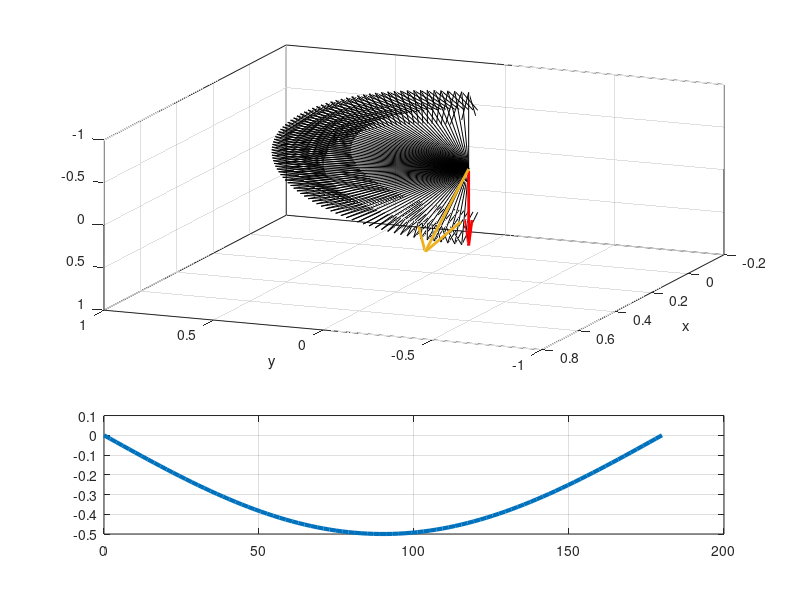

This figure's MATLAB source:
clear;
close all; clc;
SA = [1; 0; 0];

beta = deg2rad(-30);

SUN = [cos(beta); sin(beta); 0];

psi = deg2rad(-90);


R_pitch = [cos(psi)  0   sin(psi);
           0         1   0;
          -sin(psi)  0   cos(psi) ];


theta = deg2rad(linspace(0, 180, 90));

for i = 1:length(theta)

    R_yaw = [cos(theta(i)) -sin(theta(i))   0
             sin(theta(i))  cos(theta(i))   0
             0           0            1 ];

    temp(:,i) = R_pitch*R_yaw*SA;


    result(i) = dot(temp(:,i),SUN);
end


data = [rad2deg(psi)*ones(1,length(theta)); rad2deg(theta); result; temp]'


[max_value, row_index] = min(abs(data(:,3)));
max_row = data(row_index,:);
disp(max_row)



figure();
subplot(3,1,1:2)
for i = 1:length(theta)
    quiver3(0,0,0,temp(1,i),temp(2,i),temp(3,i),'color','k')
    hold on 
end
quiver3(0,0,0,temp(1,row_index),temp(2,row_index),temp(3,row_index),'color','r','LineWidth',2)
quiver3(0,0,0,SUN(1),SUN(2),SUN(3),'color','#EDB120','LineWidth',2)
set(gca, 'ZDir', 'reverse');
set(gca, 'YDir', 'reverse');
xlabel('x')
ylabel('y')
view([112.6,31.16])
grid on; box on;

subplot(3,1,3)
plot(rad2deg(theta), result, 'linewidth',3)
grid on; box on;





% psi  = deg2rad(linspace(0, -90, 10));
% beta = deg2rad(-30*ones(1,length(psi)));
% theta = atan(-cos(psi)./tan(beta));

% figure()
% plot(rad2deg(psi), rad2deg(theta), 'linewidth',3)
% grid on
% box on




% syms theta psi beta real;

% R_pitch = [cos(psi)  0   sin(psi)
%          0           1   0 
%          -sin(psi)   0   cos(psi)];

% R_yaw = [cos(theta) -sin(theta)   0
%          sin(theta)  cos(theta)   0
%          0           0            1 ];

% temp = R_pitch * R_yaw * [0;-1;0];

% dot_prod = dot(temp,[cos(beta); sin(beta); 0]);
% expr = diff(dot_prod, theta)





